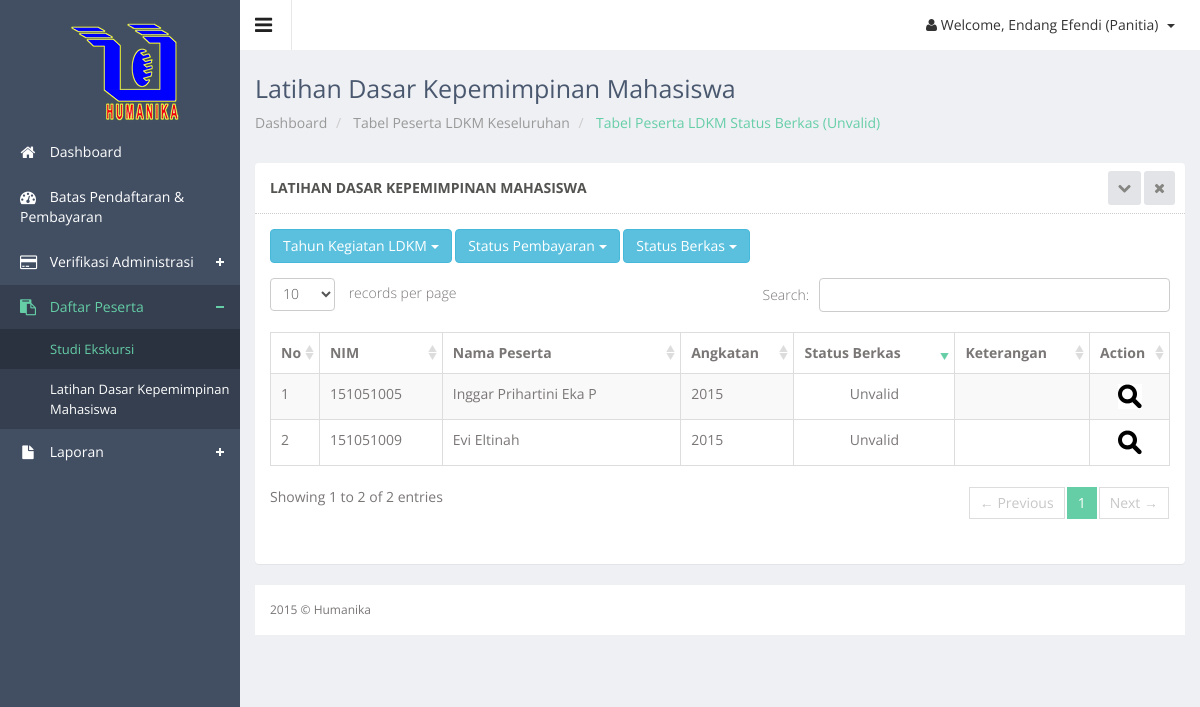
/panitia/ldkm_data_berkas.php?stat=Unvalid (signed in), run on the app's committed database.
### tables this page shows
CREATE TABLE IF NOT EXISTS `peserta` (
  `id_peserta` int(11) NOT NULL,
  `id_detail` int(11) NOT NULL,
  `nim` char(9) NOT NULL,
  `ukuran_kaos` varchar(2) NOT NULL,
  `penyakit_bawaan` text NOT NULL,
  `notelp` varchar(12) NOT NULL,
  `alamat` text NOT NULL,
  `ktm` varchar(50) NOT NULL,
  `nama_ktm` varchar(50) NOT NULL,
  `size_ktm` varchar(10) NOT NULL,
  `type_ktm` varchar(50) NOT NULL,
  `krs` varchar(50) NOT NULL,
  `nama_krs` varchar(50) NOT NULL,
  `size_krs` varchar(10) NOT NULL,
  `type_krs` varchar(50) NOT NULL,
  `foto` varchar(50) NOT NULL,
  `nama_foto` varchar(50) NOT NULL,
  `size_foto` varchar(10) NOT NULL,
  `type_foto` varchar(50) NOT NULL,
  `password` varchar(20) NOT NULL,
  `status_bayar` enum('Belum Lunas','Lunas') NOT NULL,
  `status_berkas` enum('Unvalid','Valid') NOT NULL,
  `keterangan` varchar(50) NOT NULL,
  `tgl_pendaftaran` date NOT NULL,
  PRIMARY KEY (`id_peserta`),
  KEY `id_detail` (`id_detail`),
  KEY `id_detail_2` (`id_detail`),
  KEY `nim` (`nim`)
);

CREATE TABLE IF NOT EXISTS `mahasiswa` (
  `nim` char(9) NOT NULL,
  `nama_mhs` varchar(50) NOT NULL,
  `alamat_asal` varchar(100) NOT NULL,
  `alamat_jogja` varchar(100) NOT NULL,
  `jk` varchar(1) NOT NULL,
  `email` varchar(50) NOT NULL,
  `no_telp` varchar(12) NOT NULL,
  `jurusan` varchar(20) NOT NULL,
  `tempat_lahir` varchar(50) NOT NULL,
  `tgl_lahir` date NOT NULL,
  `asal_sekolah` varchar(50) NOT NULL,
  `agama` varchar(50) NOT NULL,
  `goldar` varchar(2) NOT NULL,
  `angkatan` varchar(4) NOT NULL,
  PRIMARY KEY (`nim`)
);

### controller/koneksi.php (called while the page is built, shortened)
<?php
class Database {
    private static $dbName = 'humanika' ;
    private static $dbHost = 'localhost' ;
    private static $dbUsername = 'root';
    private static $dbUserPassword = 'rizalex';
    private static $con = null;
    public static function connect() {
        if ( null == self::$con ) {
            try {
                self::$con =  new PDO( "mysql:host=".self::$dbHost.";"."dbname=".self::$dbName,
                        self::$dbUsername, self::$dbUserPassword);
            }
            catch(PDOException $e) {
                die($e->getMessage());
            }
        }
        return self::$con;
    }
}
?>

### controller/peserta-control.php (called while the page is built, shortened)
<?php
include_once 'koneksi.php';
class PesertaController {
    private $koneksi;
    public function __construct() {
        $this->koneksi = Database::connect();
    }
	public function DaftarLDKMBerkas($status) {
        try {
            $sst = $this->koneksi->prepare("SELECT * FROM peserta join mahasiswa using(nim) natural join keg_jenis_detail natural join keg_jenis where ket='LDKM' && status_berkas='$status'");
            $sst->execute();
            return $r = $sst->fetchAll(PDO::FETCH_OBJ);
            $this->koneksi = Database::disconnect();
        } catch (PDOException $exc) {
            echo $exc->getMessage();
        }
    }
}
?>

### panitia/ldkm_data_berkas.php (the view, shortened to what this page needs)
<?php
$stat=$_GET['stat'];
$thn=$_GET['tahun'];
?>
<!DOCTYPE html>
<html lang="en">
<head>
  <link href="../js/advanced-datatable/css/demo_page.css" rel="stylesheet" />
  <link href="../js/advanced-datatable/css/demo_table.css" rel="stylesheet" />
  <link rel="stylesheet" href="../js/data-tables/DT_bootstrap.css" />
  <link href="../css/style.css" rel="stylesheet">
  <link href="../css/style-responsive.css" rel="stylesheet">
</head>
<body class="sticky-header">
<section>
    <div class="left-side sticky-left-side">
        <div class="logo">
            <a href="index.php"><img src="../images/logohm.png" alt=""></a>
        </div>
        <div class="left-side-inner">
            <ul class="nav nav-pills nav-stacked custom-nav">
                <li ><a href="index.php"><i class="fa fa-home"></i> <span>Dashboard</span></a></li>
				<li><a href="batas_pendaftaran.php"><i class="fa fa-dashboard"></i> <span>Batas Pendaftaran & Pembayaran</span></a></li>
				<li class="menu-list"><a href="#"><i class="fa fa-credit-card"></i> <span>Verifikasi Administrasi</span></a>
				</li>
				<li class="menu-list nav-active"><a href="#"><i class="fa fa-clipboard"></i> <span>Daftar Peserta</span></a>
					<ul class="sub-menu-list">
						<li class="active"><a href="ldkm_data.php"> Studi Ekskursi</a></li>
						<li ><a href="ldkm_data.php"> Latihan Dasar Kepemimpinan Mahasiswa</a></li>
					</ul>
				</li>
				<li class="menu-list "><a href="#"><i class="fa fa-file"></i> <span>Laporan</span></a>
				</li>
            </ul>
        </div>
    </div>
    <div class="main-content" >
        <div class="header-section">
        <a class="toggle-btn"><i class="fa fa-bars"></i></a>
        <div class="menu-right">
            <ul class="notification-menu">
                <li>
                    <a href="#" class="btn btn-default dropdown-toggle" data-toggle="dropdown">
                        <i class="fa fa-user"></i>
                        Welcome, <?php
                                echo $_SESSION['nm_usr_panitia'];
                            ?> (Panitia)
                        <span class="caret"></span>
                    </a>
                </li>
            </ul>
        </div>
        </div>
        <div class="page-heading">
            <h3>
                Latihan Dasar Kepemimpinan Mahasiswa
            </h3>
            <ul class="breadcrumb">
                <li>
                    <a href="index.php"> Dashboard</a>
                </li>
				<li>
                    <a href="ldkm_data.php"> Tabel Peserta LDKM Keseluruhan</a>
                </li>
                <li class="active"> Tabel Peserta LDKM Status Berkas (<?php echo $stat;?>)</li>
            </ul>
        </div>
        <div class="wrapper">
        <div class="row">
        <div class="col-sm-12">
        <section class="panel">
        <header class="panel-heading">
            Latihan Dasar Kepemimpinan Mahasiswa
            <span class="tools pull-right">
                <a href="javascript:;" class="fa fa-chevron-down"></a>
                <a href="javascript:;" class="fa fa-times"></a>
             </span>
        </header>
		<?php
			include_once '../controller/peserta-control.php';
			$client = new PesertaController();
			$hasil = $client->DaftarLDKMBerkas($stat);
			$no=1;
			if(empty($thn)){
		?>
        <div class="panel-body">
		<div class="btn-group">
            <button data-toggle="dropdown" class="btn btn-info dropdown-toggle" type="button">Tahun Kegiatan LDKM <span class="caret"></span></button>
        </div>
		<div class="btn-group">
            <button data-toggle="dropdown" class="btn btn-info dropdown-toggle" type="button">Status Pembayaran <span class="caret"></span></button>
        </div>
		<div class="btn-group">
            <button data-toggle="dropdown" class="btn btn-info dropdown-toggle" type="button">Status Berkas <span class="caret"></span></button>
        </div>
        <div class="adv-table">
        <table  class="display table table-bordered table-striped" id="dynamic-table">
        <thead>
        <tr>
            <th>No</th>
            <th>NIM</th>
			<th>Nama Peserta</th>
			<th>Angkatan</th>
			<th>Status Berkas</th>
			<th>Keterangan</th>
            <th class="center hidden-phone">Action</th>
        </tr>
        </thead>
        <tbody>
		 <?php
        foreach($hasil as $dat){
        echo "
        <tr class='gradeX'>
            <td>".$no++."</td>
			<td>$dat->nim</td>
			<td>$dat->nama_mhs</td>
			<td>$dat->angkatan</td>
			<td class='center hidden-phone'>$dat->status_berkas</td>
			<td class='center hidden-phone'>$dat->keterangan</td>
            <td class='center hidden-phone'>
				<a href='ldkm_peserta_detail.php?id=$dat->id_peserta'><img src='../images/detail.gif' ></a></td>
        </tr>";
		}?>
        </tbody>
        </table>
        </div>
        </div><?php } ?>
        </section>
        </div>
        </div>
        <footer>
            2015 &copy; Humanika
        </footer>
    </div>
</section>
</body>
</html>

### js/advanced-datatable/css/demo_table.css (style rules this page uses)
table.display { margin: 0 auto; clear: both; width: 100%; }
table.display thead th { padding: 3px 18px 3px 10px; border-bottom: 1px solid black; font-weight: bold; cursor: pointer; * cursor: hand; }
table.display td { padding: 3px 10px; }
table.display td.center { text-align: center; }
.sorting_desc { background: url('../images/sort_desc.png') no-repeat center right; }
.sorting { background: url('../images/sort_both.png') no-repeat center right; }
table.display tr.odd.gradeX { background-color: #ffdddd; }
table.display tr.even.gradeX { background-color: #ffeeee; }
tr.odd { background-color: #E2E4FF; }
tr.even { background-color: white; }
tr.odd td.sorting_1 { background-color: #D3D6FF; }
tr.even td.sorting_1 { background-color: #EAEBFF; }
tr.odd.gradeX td.sorting_1 { background-color: #ffc4c4; }
tr.even.gradeX td.sorting_1 { background-color: #ffd5d5; }
table.display tr.gradeX { background-color: #ffdddd; }

### data on the page
peserta: nim "151051005", nim.nama_mhs "Inggar Prihartini Eka P", nim.angkatan "2015", status_berkas "Unvalid"
peserta: nim "151051009", nim.nama_mhs "Evi Eltinah", nim.angkatan "2015", status_berkas "Unvalid"

### other printed values
$_SESSION['nm_usr_panitia'] "Endang Efendi"
$stat "Unvalid"
